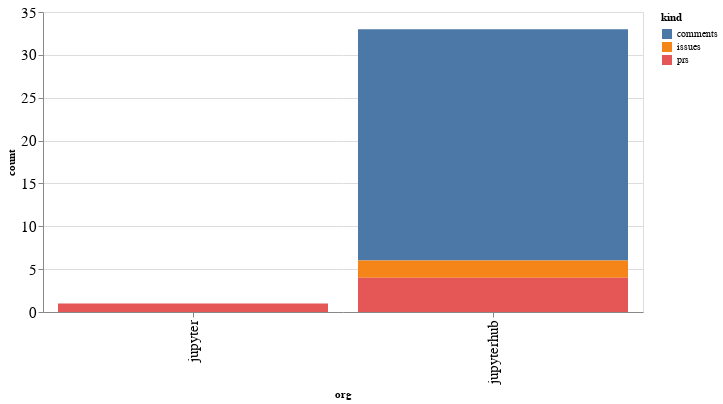

The code cell stored with this chart in its notebook:
### Code cell
alt.Chart(org_summaries, width=600).mark_bar().encode(
    x='org',
    y='count',
    color='kind',
    tooltip="org"
)

### Figure 1 — Vega-Lite specification as saved in the notebook (floating-point values rounded to 4 significant figures)
{"config": {"axisLeft": {"labelFontSize": 15}, "axisBottom": {"labelFontSize": 15}}, "data": {"name": "data-dab7af57937b377d930d45885e743e8c"}, "mark": "bar", "encoding": {"color": {"type": "nominal", "field": "kind"}, "tooltip": {"type": "nominal", "field": "org"}, "x": {"type": "nominal", "field": "org"}, "y": {"type": "quantitative", "field": "count"}}, "width": 600, "$schema": "https://vega.github.io/schema/vega-lite/v4.8.1.json", "datasets": {"data-dab7af57937b377d930d45885e743e8c": [{"org": "jupyter", "kind": "prs", "count": 1}, {"org": "jupyterhub", "kind": "comments", "count": 27}, {"org": "jupyterhub", "kind": "issues", "count": 2}, {"org": "jupyterhub", "kind": "prs", "count": 4}]}}
